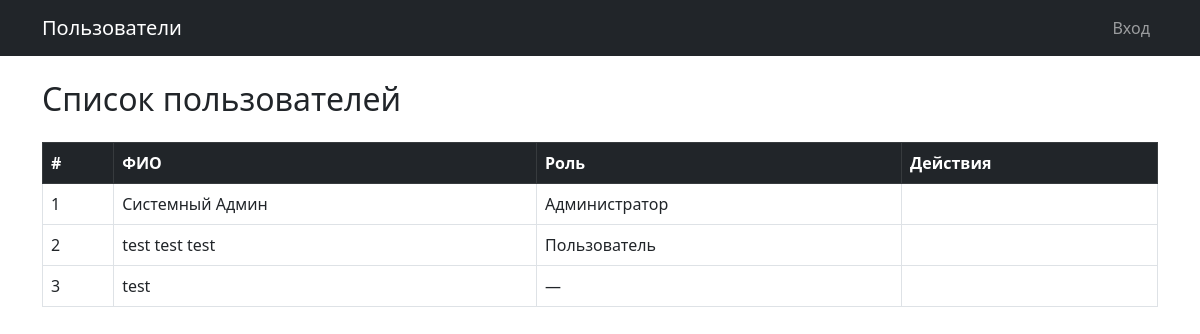
The page / on the database its author committed.
### tables this page shows
CREATE TABLE users (
    id INTEGER PRIMARY KEY AUTOINCREMENT,
    login TEXT NOT NULL UNIQUE,
    password_hash TEXT NOT NULL,
    last_name TEXT,
    first_name TEXT NOT NULL,
    middle_name TEXT,
    role_id INTEGER REFERENCES roles(id) ON DELETE SET NULL,
    created_at TIMESTAMP NOT NULL DEFAULT CURRENT_TIMESTAMP
);

CREATE TABLE roles (
    id INTEGER PRIMARY KEY AUTOINCREMENT,
    name TEXT NOT NULL,
    description TEXT
);

### app.py (the view)
@app.route('/')
def index():
    db = get_db()
    users = db.execute(
        """SELECT u.id, u.login, u.last_name, u.first_name, u.middle_name,
                  r.name AS role_name
           FROM users u
           LEFT JOIN roles r ON u.role_id = r.id
           ORDER BY u.id"""
    ).fetchall()
    db.close()
    return render_template('index.html', users=users)

### app.py (called while the page is built)
@app.context_processor
def inject_user():
    return {'current_user': get_current_user()}

@app.before_request
def log_visit():
    if request.path.startswith('/static'):
        return
    if request.method != 'GET':
        return
    try:
        db = get_db()
        db.execute(
            "INSERT INTO visit_logs (path, user_id) VALUES (?, ?)",
            (request.path, session.get('user_id')),
        )
        db.commit()
        db.close()
    except Exception:
        pass

### utils.py (called while the page is built, shortened)
def get_db():
    conn = sqlite3.connect(DATABASE)
    conn.row_factory = sqlite3.Row
    conn.execute("PRAGMA foreign_keys = ON")
    return conn

def get_current_user():
    if 'user_id' not in session:
        return None

### templates/index.html (shortened to what this page needs)
{% extends 'base.html' %}
{% block content %}
<h2 class="mb-4">Список пользователей</h2>
<table class="table table-bordered table-hover">
    <thead class="table-dark">
        <tr>
            <th>#</th>
            <th>ФИО</th>
            <th>Роль</th>
            <th>Действия</th>
        </tr>
    </thead>
    <tbody>
        {% set is_admin = current_user and current_user['role_name'] == 'Администратор' %}
        {% set is_user  = current_user and current_user['role_name'] == 'Пользователь' %}
        {% for user in users %}
        <tr>
            <td>{{ loop.index }}</td>
            <td>
                {{ [user['last_name'], user['first_name'], user['middle_name']]
                   | select | join(' ') }}
            </td>
            <td>{{ user['role_name'] or '—' }}</td>
            <td>
            </td>
        </tr>
        {% else %}
        <tr><td colspan="4" class="text-center text-muted">Пользователи не найдены</td></tr>
        {% endfor %}
    </tbody>
</table>
{% endblock %}

### rows shown on the page
users: last_name+first_name "Системный Админ", name "Администратор"
users: last_name+first_name+middle_name "test test test", name "Пользователь"
users: first_name "test", user "—"
